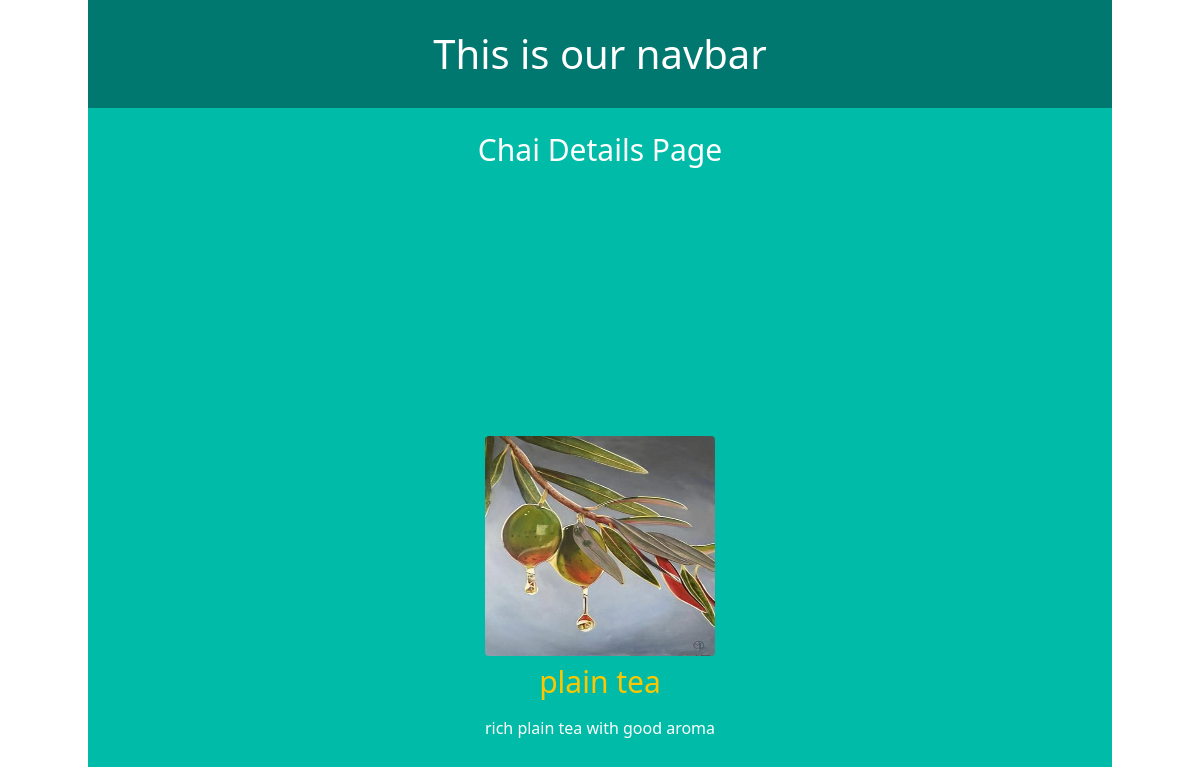
Page /chai/1/ on the committed database.
### chai/models.py (models this page shows, shortened)
class ChaiVaraity(models.Model):
    CHAI_TYPE_CHOICE = [ # a list (array) of tuples. Each tuple represents a choice, with a value and a human-readable name.
        ('PL', 'PLAIN'),
        ('GI', 'GINGER'),
        ('ML', 'MASALA'),
        ('GR', 'GREEN'),
        ('KL', 'KIWI'),
        ('LE', 'LEMON'),
    ]
    name = models.CharField(max_length=100)
    image = models.ImageField(upload_to='chais/', blank=True, null=True)
    date_added = models.DateTimeField(default=timezone.now)# adding the time when the model was added in database
    type = models.CharField(max_length=2,choices=CHAI_TYPE_CHOICE)
    description = models.TextField(max_length=500, default="No description")
    price = models.DecimalField(max_digits=10, decimal_places=2, default=0.00)

### chai/views.py (the view)
# urls.py: path('<int:chai_id>/', views.chai_details, name='chai_details'),
def chai_details(request, chai_id):
    chai = get_object_or_404(ChaiVaraity, pk=chai_id)
    return render(request, 'chai/chai_details.html', {'chai':chai})

### chai/templates/chai/chai_details.html (shortened to what this page needs)
{% extends "layout.html" %}
{% block content %}
<h1 class="text-center text-3xl py-6">Chai Details Page</h1>
<div class="flex flex-col items-center justify-center min-h-screen">
    <img class="w-[230px] h-[220px] rounded" src="{{ chai.image.url }}" alt="">
    <h3 class="text-yellow-400 text-3xl font-medium py-2">{{ chai.name }}</h3>
    <p class="py-2 text-[16px]">{{ chai.description }}</p>
</div>
{% endblock %}

### rows in the picture
ChaiVaraity: image (picture), name "plain tea", description "rich plain tea with good aroma"
